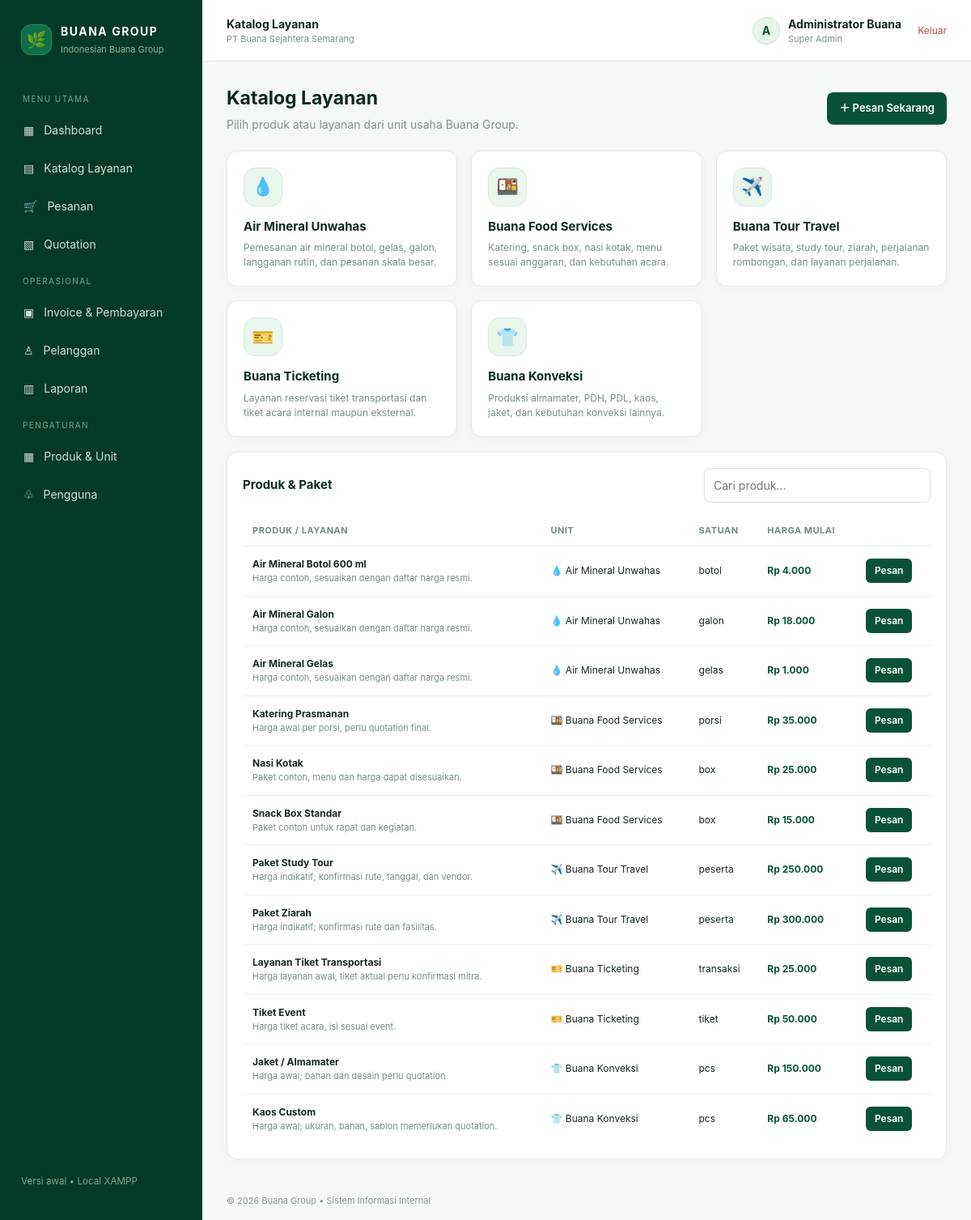
Page /catalog.php (signed in) on the committed database.
### tables this page shows
CREATE TABLE business_units (
 id INT AUTO_INCREMENT PRIMARY KEY,
 name VARCHAR(120) NOT NULL,
 slug VARCHAR(80) NOT NULL UNIQUE,
 icon VARCHAR(20) DEFAULT '▣',
 description TEXT,
 is_active TINYINT(1) DEFAULT 1,
 created_at TIMESTAMP DEFAULT CURRENT_TIMESTAMP
);

CREATE TABLE products (
 id INT AUTO_INCREMENT PRIMARY KEY,
 unit_id INT NOT NULL,
 name VARCHAR(180) NOT NULL,
 description TEXT NULL,
 price DECIMAL(15,2) NOT NULL DEFAULT 0,
 unit_label VARCHAR(40) DEFAULT 'pcs',
 is_active TINYINT(1) DEFAULT 1,
 created_at TIMESTAMP DEFAULT CURRENT_TIMESTAMP,
 CONSTRAINT fk_products_unit FOREIGN KEY(unit_id) REFERENCES business_units(id)
);

### includes/functions.php (called while the page is built, shortened)
<?php
require_once __DIR__ . '/../config.php';
function e($v): string { return htmlspecialchars((string)$v, ENT_QUOTES, 'UTF-8'); }
function rupiah($n): string { return 'Rp '.number_format((float)$n, 0, ',', '.'); }
function current_user(): ?array { return $_SESSION['user'] ?? null; }
function is_admin(): bool {
    return current_user() && current_user()['role'] === 'super_admin';
}

### config.php (called while the page is built, shortened)
<?php
function db(): PDO {
    static $pdo = null;
    if ($pdo === null) {
        $pdo = new PDO(
            'mysql:host='.DB_HOST.';dbname='.DB_NAME.';charset=utf8mb4',
            DB_USER, DB_PASS,
            [PDO::ATTR_ERRMODE => PDO::ERRMODE_EXCEPTION,
             PDO::ATTR_DEFAULT_FETCH_MODE => PDO::FETCH_ASSOC,
             PDO::ATTR_EMULATE_PREPARES => false]
        );
    }
    return $pdo;
}

### catalog.php (the view)
<?php
require_once 'includes/functions.php'; require_login(); page_title('Katalog Layanan');
$units=db()->query("SELECT * FROM business_units WHERE is_active=1 ORDER BY id")->fetchAll();
$st=db()->query("SELECT p.*,b.name unit_name,b.icon FROM products p JOIN business_units b ON b.id=p.unit_id WHERE p.is_active=1 ORDER BY b.id,p.name"); $products=$st->fetchAll();
include 'includes/header.php'; ?>
<div class="page-head"><div><h1>Katalog Layanan</h1><p class="sub">Pilih produk atau layanan dari unit usaha Buana Group.</p></div><a class="btn gold" href="order_create.php">＋ Pesan Sekarang</a></div>
<div class="grid unit-grid"><?php foreach($units as $u): ?><div class="card unit-card"><div class="unit-icon"><?=e($u['icon'])?></div><h3><?=e($u['name'])?></h3><p><?=e($u['description'])?></p></div><?php endforeach; ?></div>
<div class="card" style="margin-top:18px"><div class="toolbar"><h2 class="section-title" style="margin:0 auto 0 0">Produk & Paket</h2><input data-search=".product-row" placeholder="Cari produk..."></div><div class="table-wrap"><table><thead><tr><th>Produk / Layanan</th><th>Unit</th><th>Satuan</th><th>Harga mulai</th><th></th></tr></thead><tbody>
<?php foreach($products as $p): ?><tr class="product-row"><td><b><?=e($p['name'])?></b><div class="small-text"><?=e($p['description'])?></div></td><td><?=e($p['icon'].' '.$p['unit_name'])?></td><td><?=e($p['unit_label'])?></td><td class="money"><?=rupiah($p['price'])?></td><td><a class="btn small" href="order_create.php?product=<?=$p['id']?>">Pesan</a></td></tr><?php endforeach; ?>
<?php if(!$products): ?><tr><td colspan="5" class="empty">Produk belum tersedia.</td></tr><?php endif; ?></tbody></table></div></div>
<?php include 'includes/footer.php'; ?>

### includes/header.php (shortened to what this page needs)
<?php
require_once __DIR__.'/functions.php';
$title = $GLOBALS['page_title'] ?? 'Dashboard';
$me=current_user();
?>
<!doctype html><html lang="id"><head>
<title><?=e($title)?> - Buana Group</title><link rel="stylesheet" href="assets/style.css">
</head><body>
<div class="app-shell">
<aside class="sidebar" id="sidebar">
  <div class="brand"><div class="brand-mark">🌿</div><div><strong>BUANA GROUP</strong><small>Indonesian Buana Group</small></div></div>
  <div class="nav-label">MENU UTAMA</div>
  <a href="index.php" class="nav-link">▦ <span>Dashboard</span></a>
  <a href="catalog.php" class="nav-link">▤ <span>Katalog Layanan</span></a>
  <a href="orders.php" class="nav-link">🛒 <span>Pesanan</span></a>
  <a href="quotations.php" class="nav-link">▧ <span>Quotation</span></a>
  <div class="nav-label">OPERASIONAL</div>
  <a href="invoices.php" class="nav-link">▣ <span>Invoice & Pembayaran</span></a>
  <a href="customers.php" class="nav-link">♙ <span>Pelanggan</span></a>
  <a href="reports.php" class="nav-link">▥ <span>Laporan</span></a>
  <?php if (is_admin()): ?>
  <div class="nav-label">PENGATURAN</div>
  <a href="products.php" class="nav-link">▦ <span>Produk & Unit</span></a>
  <a href="users.php" class="nav-link">♧ <span>Pengguna</span></a>
  <?php endif; ?>
  <div class="sidebar-bottom"><small>Versi awal • Local XAMPP</small></div>
</aside>
<main class="main">
<header class="topbar"><button class="menu-toggle" onclick="document.getElementById('sidebar').classList.toggle('show')">☰</button>
<div><strong><?=e($title)?></strong><small>PT Buana Sejahtera Semarang</small></div>
<div class="top-user"><div class="avatar"><?=e(strtoupper(substr($me['name'],0,1)))?></div><div><b><?=e($me['name'])?></b><small><?=e(str_replace('_',' ',$me['role']))?></small></div><a class="logout" href="logout.php">Keluar</a></div>
</header>
<section class="content">

### includes/footer.php
</section><footer class="footer">© <?=date('Y')?> Buana Group • Sistem Informasi Internal</footer>
</main></div><script src="assets/app.js"></script></body></html>

### assets/style.css (style rules this page uses)
* { box-sizing:border-box }
body { margin:0;background:#f5f8f6;color:#162720;font:14px/1.5 Inter,Segoe UI,Arial,sans-serif }
.app-shell { display:flex;min-height:100vh }
.sidebar { width:250px;background:#063a28;color:#d5e8dd;padding:24px 16px;position:fixed;inset:0 auto 0 0;display:flex;flex-direction:column;z-index:5 }
.brand { display:flex;align-items:center;gap:11px;padding:4px 10px 30px;color:white }
.brand strong { display:block;letter-spacing:1.5px;font-size:14px }
.brand small { color:#88b49c;font-size:11px }
.brand-mark { background:#0f6e49;color:#ffffff;width:38px;height:38px;border-radius:12px;display:grid;place-items:center;font-size:20px;font-weight:800;border:1px solid #199464 }
.nav-label { font-size:10px;letter-spacing:1.4px;color:#78a78e;padding:15px 12px 7px }
.nav-link { color:#cfe0d6;text-decoration:none;padding:11px 13px;border-radius:9px;display:flex;gap:12px;align-items:center;margin:2px 0 }
.sidebar-bottom { margin-top:auto;color:#78a78e;padding:15px 10px }
.main { margin-left:250px;width:calc(100% - 250px);min-width:0 }
.topbar { height:76px;background:white;border-bottom:1px solid #e1ece5;display:flex;align-items:center;padding:0 30px;gap:15px;position:sticky;top:0;z-index:3 }
.topbar>div:nth-child(2) small { display:block;color:#7e9286;font-size:11px }
.top-user { margin-left:auto;display:flex;align-items:center;gap:10px }
.top-user small { display:block;color:#7e9286;text-transform:capitalize;font-size:11px }
.avatar { width:34px;height:34px;border-radius:50%;background:#e6f4ea;color:#095238;display:grid;place-items:center;font-weight:bold;border:1px solid #cbe7d4 }
.logout { color:#b34d4d;text-decoration:none;margin-left:10px;font-size:12px }
.content { padding:28px 30px;max-width:1500px;margin:auto }
.footer { padding:15px 30px;color:#859a8e;font-size:11px }
.page-head { display:flex;justify-content:space-between;align-items:center;gap:15px;margin-bottom:22px }
.page-head h1 { font-size:23px;margin:0 0 4px;color:#0c2b1e }
.sub { color:#7e9286;margin:0 }
.btn { display:inline-flex;align-items:center;justify-content:center;gap:7px;background:#095238;color:white;border:0;border-radius:8px;padding:10px 15px;text-decoration:none;font-weight:600;cursor:pointer;font-size:13px;transition:background .15s }
.btn.gold { background:#095238;color:#ffffff }
.btn.small { padding:6px 11px;font-size:12px;border-radius:6px }
.grid { display:grid;gap:17px }
.card { background:white;border:1px solid #e1ebe5;border-radius:13px;padding:19px;box-shadow:0 3px 12px rgba(6,58,40,.03) }
.section-title { font-size:15px;margin:0 0 15px;color:#0c2b1e }
.table-wrap { overflow:auto }
table { width:100%;border-collapse:collapse;white-space:nowrap }
th { text-align:left;color:#728c7f;font-size:11px;font-weight:650;text-transform:uppercase;letter-spacing:.5px;padding:11px 12px;border-bottom:1px solid #e5ede8 }
td { padding:13px 12px;border-bottom:1px solid #ecf3ee;font-size:12px }
tr:last-child td { border-bottom:0 }
input,select,textarea { width:100%;border:1px solid #d4e2da;border-radius:8px;padding:10px 11px;font:inherit;background:#fff;color:#162720;outline:none }
.unit-grid { grid-template-columns:repeat(3,minmax(0,1fr)) }
.unit-card { padding:20px }
.unit-icon { width:48px;height:48px;border-radius:14px;background:#eaf5ee;color:#095238;display:grid;place-items:center;font-size:22px;margin-bottom:14px;border:1px solid #d5ebdc }
.unit-card h3 { margin:0 0 6px;font-size:15px;color:#0c2b1e }
.unit-card p { margin:0;color:#788f82;font-size:12px }
.toolbar { display:flex;gap:10px;align-items:center;margin-bottom:15px }
.toolbar input { max-width:280px }
.money { font-weight:700;color:#095238 }
.small-text { font-size:11px;color:#788f82 }

### rows in the picture
business_units: icon "💧", name "Air Mineral Unwahas", description "Pemesanan air mineral botol, gelas, galon, langganan rutin, dan pesanan skala besar."
business_units: icon "🍱", name "Buana Food Services", description "Katering, snack box, nasi kotak, menu sesuai anggaran, dan kebutuhan acara."
business_units: icon "✈️", name "Buana Tour Travel", description "Paket wisata, study tour, ziarah, perjalanan rombongan, dan layanan perjalanan."
business_units: icon "🎫", name "Buana Ticketing", description "Layanan reservasi tiket transportasi dan tiket acara internal maupun eksternal."
business_units: icon "👕", name "Buana Konveksi", description "Produksi almamater, PDH, PDL, kaos, jaket, dan kebutuhan konveksi lainnya."
products: name "Air Mineral Botol 600 ml", description "Harga contoh, sesuaikan dengan daftar harga resmi.", unit.name "💧 Air Mineral Unwahas", unit_label "botol", price "Rp 4.000"
products: name "Air Mineral Galon", description "Harga contoh, sesuaikan dengan daftar harga resmi.", unit.name "💧 Air Mineral Unwahas", unit_label "galon", price "Rp 18.000"
products: name "Air Mineral Gelas", description "Harga contoh, sesuaikan dengan daftar harga resmi.", unit.name "💧 Air Mineral Unwahas", unit_label "gelas", price "Rp 1.000"
products: name "Katering Prasmanan", description "Harga awal per porsi, perlu quotation final.", unit.name "🍱 Buana Food Services", unit_label "porsi", price "Rp 35.000"
products: name "Nasi Kotak", description "Paket contoh, menu dan harga dapat disesuaikan.", unit.name "🍱 Buana Food Services", unit_label "box", price "Rp 25.000"
products: name "Snack Box Standar", description "Paket contoh untuk rapat dan kegiatan.", unit.name "🍱 Buana Food Services", unit_label "box", price "Rp 15.000"
products: name "Paket Study Tour", description "Harga indikatif; konfirmasi rute, tanggal, dan vendor.", unit.name "✈️ Buana Tour Travel", unit_label "peserta", price "Rp 250.000"
products: name "Paket Ziarah", description "Harga indikatif; konfirmasi rute dan fasilitas.", unit.name "✈️ Buana Tour Travel", unit_label "peserta", price "Rp 300.000"
products: name "Layanan Tiket Transportasi", description "Harga layanan awal, tiket aktual perlu konfirmasi mitra.", unit.name "🎫 Buana Ticketing", unit_label "transaksi", price "Rp 25.000"
products: name "Tiket Event", description "Harga tiket acara, isi sesuai event.", unit.name "🎫 Buana Ticketing", unit_label "tiket", price "Rp 50.000"
products: name "Jaket / Almamater", description "Harga awal; bahan dan desain perlu quotation.", unit.name "👕 Buana Konveksi", unit_label "pcs", price "Rp 150.000"
products: name "Kaos Custom", description "Harga awal; ukuran, bahan, sablon memerlukan quotation.", unit.name "👕 Buana Konveksi", unit_label "pcs", price "Rp 65.000"

### other values in the picture
$title "Katalog Layanan"
substr($me['name'],0,1) "A"
$me['name'] "Administrator Buana"
str_replace('_',' ',$me['role']) "Super Admin"
